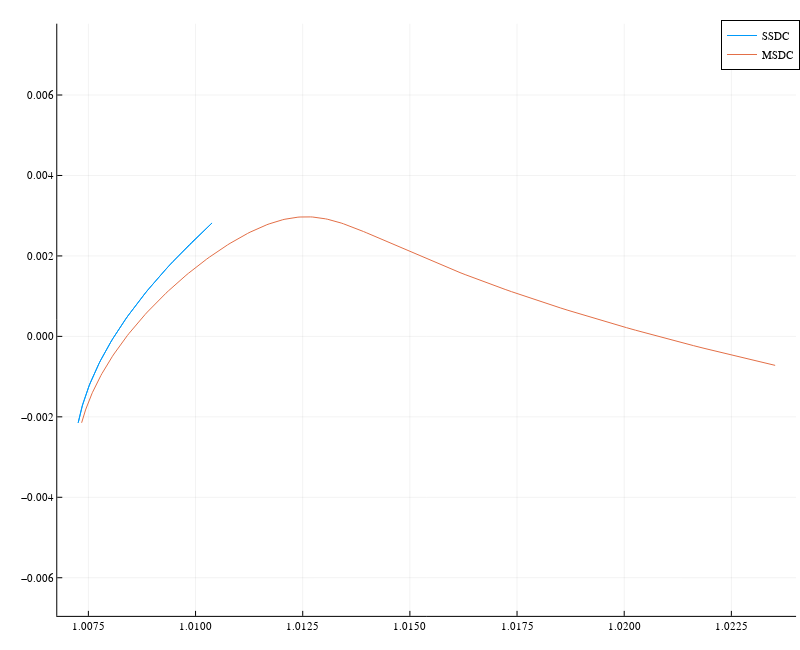

The notebook cell saved with this chart:
### Code cell
idx1, idx2 = 1,3
ptraj = plot(flip=false, aspect_ratio=:equal, size=(800,650))
plot!(ptraj, solssdc[idx1,:], solssdc[idx2,:], label="SSDC")
plot!(ptraj, solmsdc[idx1,:], solmsdc[idx2,:], label="MSDC")
ptraj

### Figure 1 — Plotly figure (JSON) as saved in the notebook; plotly's stock layout.template omitted (floating-point values rounded to 4 significant figures; data arrays with more than 128 entries replaced by an {"elided": "..."} marker saying what was removed)
{"data": [{"colorbar": {"title": ""}, "legendgroup": "SSDC", "line": {"color": "rgba(0, 154, 250, 1.000)", "dash": "solid", "shape": "linear", "width": 1}, "mode": "lines", "name": "SSDC", "showlegend": true, "type": "scatter", "x": {"elided": "182 float values"}, "xaxis": "x", "y": {"elided": "182 float values"}, "yaxis": "y", "zmax": null, "zmin": null}, {"colorbar": {"title": ""}, "legendgroup": "MSDC", "line": {"color": "rgba(227, 111, 71, 1.000)", "dash": "solid", "shape": "linear", "width": 1}, "mode": "lines", "name": "MSDC", "showlegend": true, "type": "scatter", "x": {"elided": "241 float values"}, "xaxis": "x", "y": {"elided": "241 float values"}, "yaxis": "y", "zmax": null, "zmin": null}], "layout": {"annotations": [], "height": 650, "legend": {"bgcolor": "rgba(255, 255, 255, 1.000)", "bordercolor": "rgba(0, 0, 0, 1.000)", "borderwidth": 1, "font": {"color": "rgba(0, 0, 0, 1.000)", "family": "sans-serif", "size": 11}, "title": {"font": {"color": "rgba(0, 0, 0, 1.000)", "family": "sans-serif", "size": 15}, "text": ""}, "tracegroupgap": 0, "traceorder": "normal", "x": 1, "xanchor": "auto", "y": 1, "yanchor": "auto"}, "margin": {"b": 20, "l": 0, "r": 0, "t": 20}, "paper_bgcolor": "rgba(255, 255, 255, 1.000)", "plot_bgcolor": "rgba(255, 255, 255, 1.000)", "showlegend": true, "width": 800, "xaxis": {"anchor": "y", "domain": [0.07159, 0.9951], "gridcolor": "rgba(0, 0, 0, 0.100)", "gridwidth": 0.5, "linecolor": "rgba(0, 0, 0, 1.000)", "mirror": false, "range": [1.007, 1.024], "showgrid": true, "showline": true, "showticklabels": true, "tickangle": 0, "tickcolor": "rgb(0, 0, 0)", "tickfont": {"color": "rgba(0, 0, 0, 1.000)", "family": "sans-serif", "size": 11}, "tickmode": "array", "ticks": "inside", "ticktext": ["1.0075", "1.0100", "1.0125", "1.0150", "1.0175", "1.0200", "1.0225"], "tickvals": [1.008, 1.01, 1.012, 1.015, 1.018, 1.02, 1.022], "title": "", "titlefont": {"color": "rgba(0, 0, 0, 1.000)", "family": "sans-serif", "size": 15}, "type": "-", "visible": true, "zeroline": false, "zerolinecolor": "rgba(0, 0, 0, 1.000)"}, "yaxis": {"anchor": "x", "domain": [0.02315, 0.9939], "gridcolor": "rgba(0, 0, 0, 0.100)", "gridwidth": 0.5, "linecolor": "rgba(0, 0, 0, 1.000)", "mirror": false, "range": [-0.006948, 0.007773], "showgrid": true, "showline": true, "showticklabels": true, "tickangle": 0, "tickcolor": "rgb(0, 0, 0)", "tickfont": {"color": "rgba(0, 0, 0, 1.000)", "family": "sans-serif", "size": 11}, "tickmode": "array", "ticks": "inside", "ticktext": ["−0.006", "−0.004", "−0.002", "0.000", "0.002", "0.004", "0.006"], "tickvals": [-0.006, -0.004, -0.002, 0, 0.002, 0.004, 0.006], "title": "", "titlefont": {"color": "rgba(0, 0, 0, 1.000)", "family": "sans-serif", "size": 15}, "type": "-", "visible": true, "zeroline": false, "zerolinecolor": "rgba(0, 0, 0, 1.000)"}}}
